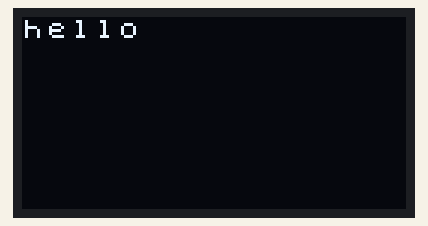
Recording of a sketch running on a simulated Arduino Uno, built with avr-gcc and run on an emulated ATmega328P. Parts: 128×64 one-colour display.

Above: at 0.1 s.
At 1.2 s:
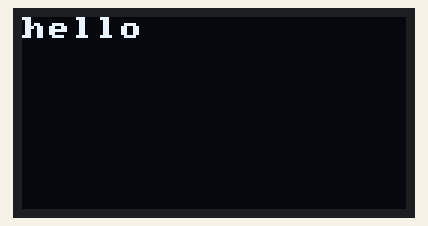
At 2.4 s:
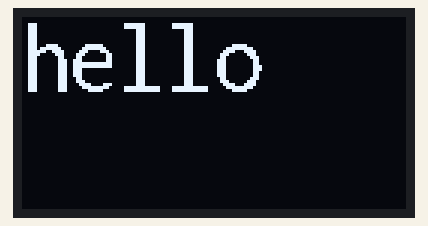

The sketch:

test_4_oled.ino
```cpp
/*
 the list of all the font is in U8g2\src\clib\u8x8.h file
 */
#include <Arduino.h>
#include <U8x8lib.h>

U8X8_SSD1306_128X64_ALT0_HW_I2C u8x8(/* reset=*/ U8X8_PIN_NONE);

void setup(void) {
  u8x8.begin();
  u8x8.setFlipMode(1);
}

void loop(void) {
  u8x8.setFont(u8x8_font_chroma48medium8_r);
  printTxt("hello");
  u8x8.setFont(u8x8_font_amstrad_cpc_extended_f);
  printTxt("hello");
  u8x8.setFont(u8x8_font_inr21_2x4_f);
  printTxt("hello");
}

void printTxt(char txt[])
{
  u8x8.clear();
  u8x8.setCursor(0, 0);
  u8x8.print(txt);
  delay(1000);
}
```

Measured:
- by itself, everything shown: repeats every 3.3 s, in 6 steps
- what the display in image 0 shows lasts 1.0 s, from 0.1 s to 1.1 s
